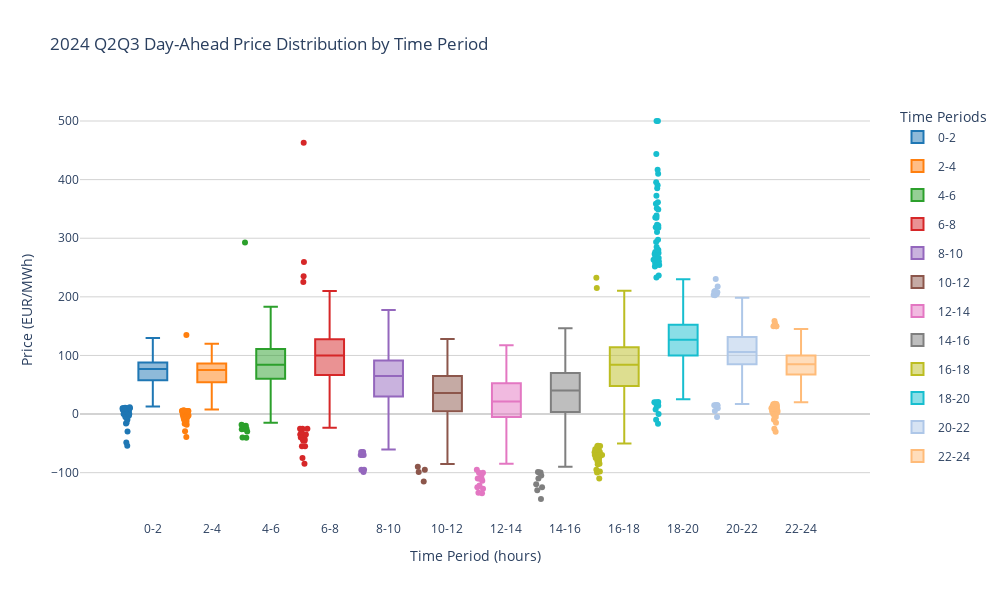

Source (notebook cell):
### Code cell
# get Q2Q3 price and visualize the distribution
# get Q2Q3 price
da_price['is_q2q3'] = da_price['datetime'].dt.quarter.isin([2, 3])
q2q3_price = da_price[da_price['is_q2q3']]
# visualize the distribution

# Create new dataframes for each time period, weekend only
time_periods = [
    (q2q3_price[q2q3_price['hour'].isin([0, 1])], '0-2'),
    (q2q3_price[q2q3_price['hour'].isin([2, 3])], '2-4'),
    (q2q3_price[q2q3_price['hour'].isin([4, 5])], '4-6'),
    (q2q3_price[q2q3_price['hour'].isin([6, 7])], '6-8'),
    (q2q3_price[q2q3_price['hour'].isin([8, 9])], '8-10'),
    (q2q3_price[q2q3_price['hour'].isin([10, 11])], '10-12'),
    (q2q3_price[q2q3_price['hour'].isin([12, 13])], '12-14'),
    (q2q3_price[q2q3_price['hour'].isin([14, 15])], '14-16'),
    (q2q3_price[q2q3_price['hour'].isin([16, 17])], '16-18'),
    (q2q3_price[q2q3_price['hour'].isin([18, 19])], '18-20'),
    (q2q3_price[q2q3_price['hour'].isin([20, 21])], '20-22'),
    (q2q3_price[q2q3_price['hour'].isin([22, 23])], '22-24')
]


# Extract labels
time_periods_labels = [label for _, label in time_periods]

# Create box plot
fig = go.Figure()

# Define colors
colors = ['#1f77b4', '#ff7f0e', '#2ca02c', '#d62728', '#9467bd', '#8c564b',
          '#e377c2', '#7f7f7f', '#bcbd22', '#17becf', '#aec7e8', '#ffbb78']

# Add each time period's box plot
for (df, label), color in zip(time_periods, colors):
    fig.add_trace(
        go.Box(
            y=df['da_price'],
            name=label,
            boxpoints='outliers',
            jitter=0.3,
            pointpos=-1.8,
            marker_color=color,
            showlegend=True,
            legendgroup=label,
            hovertemplate=(
                f"Time Period: {label}<br>" +
                "Price: %{y:.2f} EUR/MWh<br>" +
                "<extra></extra>"
            )
        )
    )

# Update layout
fig.update_layout(
    title='2024 Q2Q3 Day-Ahead Price Distribution by Time Period',  # Updated title
    yaxis_title='Price (EUR/MWh)',
    xaxis_title='Time Period (hours)',
    height=600,
    width=1000,
    xaxis=dict(
        type='category',
        tickmode='array',
        ticktext=time_periods_labels,
    ),
    yaxis=dict(
        zeroline=True,
        zerolinewidth=2,
        zerolinecolor='LightGray',
        gridcolor='LightGray'
    ),
    plot_bgcolor='white',
    showlegend=True,
    legend=dict(
        title="Time Periods",
        yanchor="top",
        y=0.99,
        xanchor="right",
        x=1.15,
        bgcolor='rgba(255, 255, 255, 0.8)'
    )
)

# Show the plot
fig.show()

fig.write_html("../../data/analysis/visuals/2024_day_ahead_price_distribution_2h_q2q3.html")

### Figure 1 — Plotly figure (JSON) as saved in the notebook; plotly's stock layout.template omitted (floating-point values rounded to 4 significant figures; data arrays with more than 128 entries replaced by an {"elided": "..."} marker saying what was removed)
{"data": [{"boxpoints": "outliers", "hovertemplate": "Time Period: 0-2<br>Price: %{y:.2f} EUR/MWh<br><extra></extra>", "jitter": 0.3, "legendgroup": "0-2", "marker": {"color": "#1f77b4"}, "name": "0-2", "pointpos": -1.8, "showlegend": true, "type": "box", "y": {"elided": "1464 float values"}}, {"boxpoints": "outliers", "hovertemplate": "Time Period: 2-4<br>Price: %{y:.2f} EUR/MWh<br><extra></extra>", "jitter": 0.3, "legendgroup": "2-4", "marker": {"color": "#ff7f0e"}, "name": "2-4", "pointpos": -1.8, "showlegend": true, "type": "box", "y": {"elided": "1464 float values"}}, {"boxpoints": "outliers", "hovertemplate": "Time Period: 4-6<br>Price: %{y:.2f} EUR/MWh<br><extra></extra>", "jitter": 0.3, "legendgroup": "4-6", "marker": {"color": "#2ca02c"}, "name": "4-6", "pointpos": -1.8, "showlegend": true, "type": "box", "y": {"elided": "1464 float values"}}, {"boxpoints": "outliers", "hovertemplate": "Time Period: 6-8<br>Price: %{y:.2f} EUR/MWh<br><extra></extra>", "jitter": 0.3, "legendgroup": "6-8", "marker": {"color": "#d62728"}, "name": "6-8", "pointpos": -1.8, "showlegend": true, "type": "box", "y": {"elided": "1464 float values"}}, {"boxpoints": "outliers", "hovertemplate": "Time Period: 8-10<br>Price: %{y:.2f} EUR/MWh<br><extra></extra>", "jitter": 0.3, "legendgroup": "8-10", "marker": {"color": "#9467bd"}, "name": "8-10", "pointpos": -1.8, "showlegend": true, "type": "box", "y": {"elided": "1464 float values"}}, {"boxpoints": "outliers", "hovertemplate": "Time Period: 10-12<br>Price: %{y:.2f} EUR/MWh<br><extra></extra>", "jitter": 0.3, "legendgroup": "10-12", "marker": {"color": "#8c564b"}, "name": "10-12", "pointpos": -1.8, "showlegend": true, "type": "box", "y": {"elided": "1464 float values"}}, {"boxpoints": "outliers", "hovertemplate": "Time Period: 12-14<br>Price: %{y:.2f} EUR/MWh<br><extra></extra>", "jitter": 0.3, "legendgroup": "12-14", "marker": {"color": "#e377c2"}, "name": "12-14", "pointpos": -1.8, "showlegend": true, "type": "box", "y": {"elided": "1464 float values"}}, {"boxpoints": "outliers", "hovertemplate": "Time Period: 14-16<br>Price: %{y:.2f} EUR/MWh<br><extra></extra>", "jitter": 0.3, "legendgroup": "14-16", "marker": {"color": "#7f7f7f"}, "name": "14-16", "pointpos": -1.8, "showlegend": true, "type": "box", "y": {"elided": "1464 float values"}}, {"boxpoints": "outliers", "hovertemplate": "Time Period: 16-18<br>Price: %{y:.2f} EUR/MWh<br><extra></extra>", "jitter": 0.3, "legendgroup": "16-18", "marker": {"color": "#bcbd22"}, "name": "16-18", "pointpos": -1.8, "showlegend": true, "type": "box", "y": {"elided": "1464 float values"}}, {"boxpoints": "outliers", "hovertemplate": "Time Period: 18-20<br>Price: %{y:.2f} EUR/MWh<br><extra></extra>", "jitter": 0.3, "legendgroup": "18-20", "marker": {"color": "#17becf"}, "name": "18-20", "pointpos": -1.8, "showlegend": true, "type": "box", "y": {"elided": "1464 float values"}}, {"boxpoints": "outliers", "hovertemplate": "Time Period: 20-22<br>Price: %{y:.2f} EUR/MWh<br><extra></extra>", "jitter": 0.3, "legendgroup": "20-22", "marker": {"color": "#aec7e8"}, "name": "20-22", "pointpos": -1.8, "showlegend": true, "type": "box", "y": {"elided": "1464 float values"}}, {"boxpoints": "outliers", "hovertemplate": "Time Period: 22-24<br>Price: %{y:.2f} EUR/MWh<br><extra></extra>", "jitter": 0.3, "legendgroup": "22-24", "marker": {"color": "#ffbb78"}, "name": "22-24", "pointpos": -1.8, "showlegend": true, "type": "box", "y": {"elided": "1464 float values"}}], "layout": {"height": 600, "legend": {"bgcolor": "rgba(255, 255, 255, 0.8)", "title": {"text": "Time Periods"}, "x": 1.15, "xanchor": "right", "y": 0.99, "yanchor": "top"}, "plot_bgcolor": "white", "showlegend": true, "title": {"text": "2024 Q2Q3 Day-Ahead Price Distribution by Time Period"}, "width": 1000, "xaxis": {"tickmode": "array", "ticktext": ["0-2", "2-4", "4-6", "6-8", "8-10", "10-12", "12-14", "14-16", "16-18", "18-20", "20-22", "22-24"], "title": {"text": "Time Period (hours)"}, "type": "category"}, "yaxis": {"gridcolor": "LightGray", "title": {"text": "Price (EUR/MWh)"}, "zeroline": true, "zerolinecolor": "LightGray", "zerolinewidth": 2}}}
